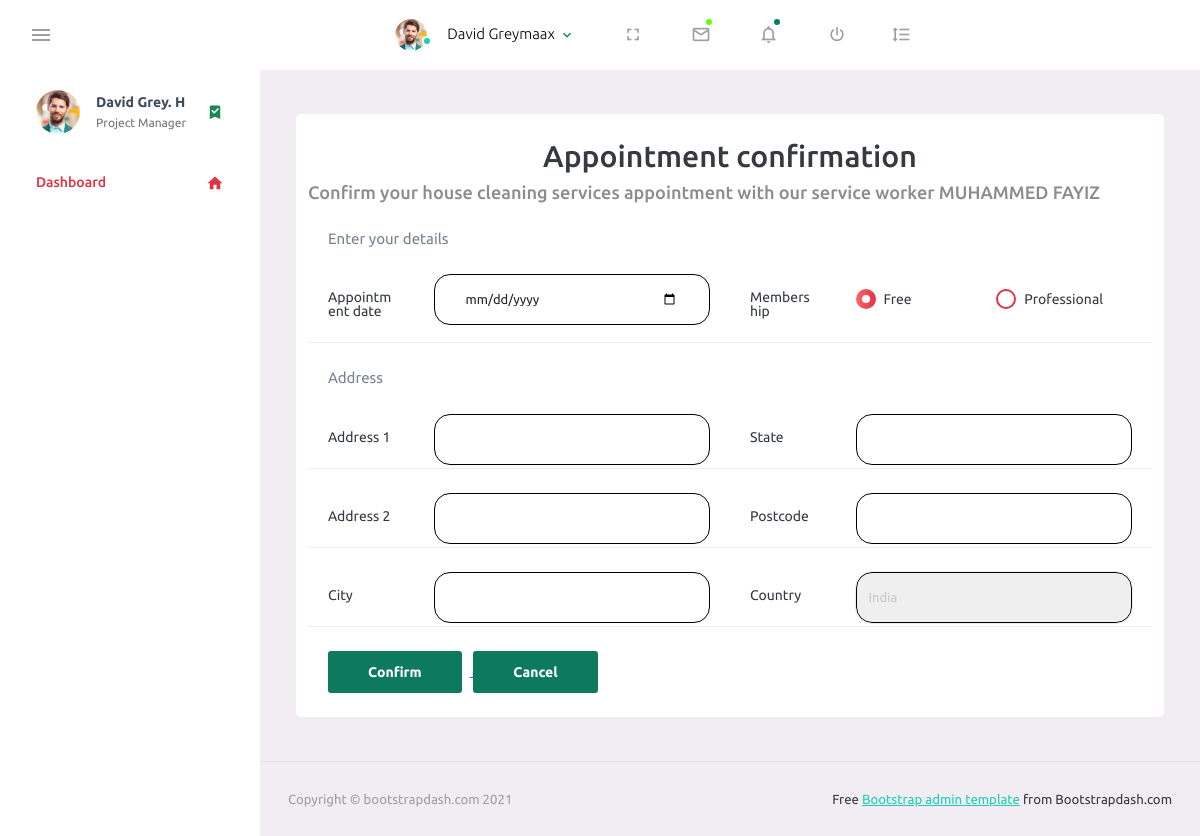
The page /appointment/1/1/ on the database its author committed.
### home/models.py (models this page shows)
class Service(models.Model):
    ServiceID = models.AutoField(primary_key=True)
    ServiceName = models.CharField(max_length=255)
    ShortDescription = models.CharField(max_length=255, default='')
    Description = models.TextField()
    Price = models.DecimalField(max_digits=10, decimal_places=2)
    CategoryID = models.ForeignKey(Category, on_delete=models.CASCADE)

class Employee(models.Model):
    EmployeeID = models.AutoField(primary_key=True)
    Employee_name = models.CharField(max_length=255, default='', null=False)
    CategoryID = models.ForeignKey(Category, on_delete=models.CASCADE)
    ServiceID = models.ForeignKey(Service, on_delete=models.CASCADE)
    Date_of_birth = models.DateField()
    Phone_number = models.CharField(max_length=15, default='', null=False)
    Address = models.CharField(max_length=255, default='', null=False)
    Age = models.IntegerField(default=0, null=False)
    Pin_code = models.CharField(max_length=10, default='', null=False)
    Rating = models.DecimalField(max_digits=3, decimal_places=1)
    Charge = models.IntegerField()
    Location = models.CharField(max_length=255, default='')

### home/views.py (the view)
# urls.py: path('appointment/<int:service_id>/<int:employee_id>/', appointment, name='appointment'),
def appointment(request, service_id, employee_id):
    service = get_object_or_404(Service, ServiceID=service_id)
    service_name = service.ServiceName
    employee = get_object_or_404(Employee, EmployeeID=employee_id)
    employee_name = employee.Employee_name
    if request.method == 'GET':
        print(f"service id = {service_id}")
        print(f"employee id = {employee_id}")
        print(f"service name = {service_name}")
        return render(request, 'appointment.html', {
            'employee_name': employee_name,
            'service_name': service_name,
            'service_id': service_id,
            'employee_id': employee_id,
        })

### templates/appointment.html (shortened to what this page needs)
{% load static %}
<!DOCTYPE html>
<html lang="en">
<head>
  <link rel="stylesheet" href="{% static 'vendors/mdi/css/materialdesignicons.min.css' %}">
  <link rel="stylesheet" href="{% static 'vendors/css/vendor.bundle.base.css' %}">
  <link rel="stylesheet" href="{% static 'css/style.css' %}">
</head>
<body>
  <div class="container-scroller">
    <nav class="navbar default-layout-navbar col-lg-12 col-12 p-0 fixed-top d-flex flex-row">
      <div class="navbar-menu-wrapper d-flex align-items-stretch">
        <button class="navbar-toggler navbar-toggler align-self-center" type="button" data-toggle="minimize">
          <span class="mdi mdi-menu"></span>
        </button>
        <ul class="navbar-nav navbar-nav-right">
          <li class="nav-item nav-profile dropdown">
            <a class="nav-link dropdown-toggle" id="profileDropdown" href="#" data-bs-toggle="dropdown"
              aria-expanded="false">
              <div class="nav-profile-img">
                <img src="{% static 'images/faces/face1.jpg' %}" alt="image">
                <span class="availability-status online"></span>
              </div>
              <div class="nav-profile-text">
                <p class="mb-1 text-black">David Greymaax</p>
              </div>
            </a>
          </li>
          <li class="nav-item d-none d-lg-block full-screen-link">
            <a class="nav-link">
              <i class="mdi mdi-fullscreen" id="fullscreen-button"></i>
            </a>
          </li>
          <li class="nav-item dropdown">
            <a class="nav-link count-indicator dropdown-toggle" id="messageDropdown" href="#" data-bs-toggle="dropdown"
              aria-expanded="false">
              <i class="mdi mdi-email-outline"></i>
              <span class="count-symbol bg-warning"></span>
            </a>
          </li>
          <li class="nav-item dropdown">
            <a class="nav-link count-indicator dropdown-toggle" id="notificationDropdown" href="#"
              data-bs-toggle="dropdown">
              <i class="mdi mdi-bell-outline"></i>
              <span class="count-symbol bg-danger"></span>
            </a>
          </li>
          <li class="nav-item nav-logout d-none d-lg-block">
            <a class="nav-link" href="#">
              <i class="mdi mdi-power"></i>
            </a>
          </li>
          <li class="nav-item nav-settings d-none d-lg-block">
            <a class="nav-link" href="#">
              <i class="mdi mdi-format-line-spacing"></i>
            </a>
          </li>
        </ul>
      </div>
    </nav>
    <div class="container-fluid page-body-wrapper">
      <nav class="sidebar sidebar-offcanvas" id="sidebar">
        <ul class="nav">
          <li class="nav-item nav-profile">
            <a href="#" class="nav-link">
              <div class="nav-profile-image">
                <img src="{% static 'images/faces/face1.jpg' %}" alt="profile">
              </div>
              <div class="nav-profile-text d-flex flex-column">
                <span class="font-weight-bold mb-2">David Grey. H</span>
                <span class="text-secondary text-small">Project Manager</span>
              </div>
              <i class="mdi mdi-bookmark-check text-success nav-profile-badge"></i>
            </a>
          </li>
          <li class="nav-item">
            <a class="nav-link" href="index.html">
              <span class="menu-title">Dashboard</span>
              <i class="mdi mdi-home menu-icon"></i>
            </a>
          </li>
        </ul>
      </nav>
      <div class="main-panel">
        <div class="content-wrapper">
          <div class="col-12">
            <div class="card">
              <div class="card-body">
                <h2 class="card-title text-center border-bottom-0 ">Appointment confirmation</h2>
                <div class="row-head text-gray">
                  <h4>Confirm your {{ service_name }} appointment with our service worker {{ employee_name }}
                  </h4>
                </div>
                <form class="form-sample" method="post" action="{% url 'success' service_id=service_id employee_id=employee_id %}">
                  <p class="card-description">Enter your details </p>
                  <div class="row">
                    <div class="col-md-6">
                      <div class="form-group row">
                        <label class="col-sm-3 col-form-label">Appointment date</label>
                        <div class="col-sm-9">
                          <input type="date" class="form-control form-control-lg" placeholder="dd/mm/yyyy" name="Appointment_date">
                        </div>
                      </div>
                    </div>
                    <div class="col-md-6">
                      <div class="form-group row">
                        <label class="col-sm-3 col-form-label">Membership</label>
                        <div class="col-sm-4">
                          <div class="form-check">
                            <label class="form-check-label">
                                id="membershipRadios1" value="" checked=""> Free </label>
                          </div>
                        </div>
                        <div class="col-sm-5">
                          <div class="form-check">
                            <label class="form-check-label">
                                id="membershipRadios2" value="option2"> Professional </label>
                          </div>
                        </div>
                      </div>
                    </div>
                  </div>
                  <p class="card-description"> Address </p>
                  <div class="row">
                    <div class="col-md-6">
                      <div class="form-group row">
                        <label class="col-sm-3 col-form-label">Address 1</label>
                        <div class="col-sm-9">
                          <input type="text" class="form-control form-control-lg" name="Address1">
                        </div>
                      </div>
                    </div>
                    <div class="col-md-6">
                      <div class="form-group row">
                        <label class="col-sm-3 col-form-label">State</label>
                        <div class="col-sm-9">
                          <input type="text" class="form-control form-control-lg" name="State">
                        </div>
                      </div>
                    </div>
                  </div>
                  <div class="row">
                    <div class="col-md-6">
                      <div class="form-group row">
                        <label class="col-sm-3 col-form-label">Address 2</label>
                        <div class="col-sm-9">
                          <input type="text" class="form-control form-control-lg" name="Address2">
                        </div>
                      </div>
                    </div>
                    <div class="col-md-6">
                      <div class="form-group row">
                        <label class="col-sm-3 col-form-label">Postcode</label>
                        <div class="col-sm-9">
                          <input type="text" class="form-control form-control-lg" name="Pincode">
                        </div>
                      </div>
                    </div>
                  </div>
                  <div class="row">
                    <div class="col-md-6">
                      <div class="form-group row">
                        <label class="col-sm-3 col-form-label">City</label>
                        <div class="col-sm-9">
                          <input type="text" class="form-control form-control-lg" name="City">
                        </div>
                      </div>
                    </div>
                    <div class="col-md-6">
                      <div class="form-group row">
                        <label class="col-sm-3 col-form-label">Country</label>
                        <div class="col-sm-9">
                          <select class="form-control form-control-lg" name="Country">
                            <option value="0">India</option>
                          </select>
                        </div>
                      </div>
                    </div>
                  </div>
                  <a href="{% url 'success' service_id=service_id employee_id=employee_id %}">
                    <button type="submit" class="btn btn-gradient-primary me-2">Confirm</button>
                  </a>
                  <button type="submit" class="btn btn-gradient-primary me-2">Cancel</button>
                </form>
              </div>
            </div>
          </div>
        </div>
        <footer class="footer">
          <div class="container-fluid d-flex justify-content-between">
            <span class="text-muted d-block text-center text-sm-start d-sm-inline-block">Copyright © bootstrapdash.com
              2021</span>
            <span class="float-none float-sm-end mt-1 mt-sm-0 text-end"> Free <a
                href="https://www.bootstrapdash.com/bootstrap-admin-template/" target="_blank">Bootstrap admin
                template</a> from Bootstrapdash.com</span>
          </div>
        </footer>
      </div>
    </div>
  </div>
</body>
</html>

### rows shown on the page
Service: ServiceName "house cleaning services"
Employee: Employee_name "MUHAMMED FAYIZ"
